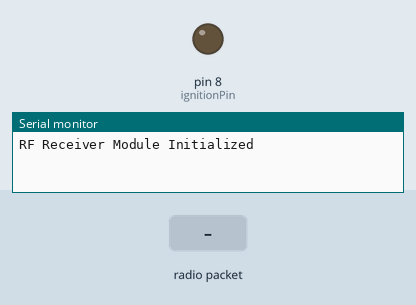
Simulated run of this sketch. Board: Arduino Uno, built with avr-gcc and run on an emulated ATmega328P. On the bench: output pins drawn as LEDs (lit = HIGH), the last lines printed to the serial monitor. Inputs (shaded band) come from the test bench. No radio packets arrive unless stated.

Above: at 1.2 s.
1.3 s: radio packet "1" arrives
At 2.4 s:
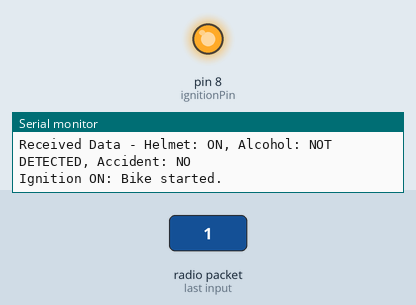
2.8 s: radio packet "0" arrives
At 3.8 s:
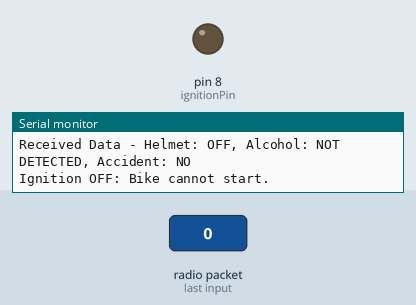
Timing chart, 0 to 5.8 s (numbered marks = the images above; inputs shaded):
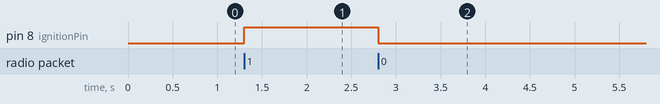

Measured:
- after the input at 1.3 s, pin 8 (ignitionPin): LOW → HIGH at once
- after the input at 2.8 s, pin 8 (ignitionPin): HIGH → LOW at once

The sketch:

rf_receiver.ino
```cpp
// rf_receiver.ino

#include <VirtualWire.h>  // Include VirtualWire library for RF communication

// Define pins
const int receivePin = 11;     // RF Receiver data pin
const int ignitionPin = 8;     // Ignition control pin (for starting/stopping the bike)

// Status flags received from helmet
bool helmetOn = false;
bool isDrunk = false;
bool accidentDetected = false;

void setup() {
    Serial.begin(9600);
    pinMode(ignitionPin, OUTPUT);
    digitalWrite(ignitionPin, LOW);  // Start with the ignition off

    // Initialize RF receiver
    vw_set_rx_pin(receivePin);
    vw_setup(2000);  // Transmission speed in bps (must match transmitter speed)
    vw_rx_start();   // Start the RF receiver
    Serial.println("RF Receiver Module Initialized");
}

void loop() {
    uint8_t buffer[3];
    uint8_t bufferLength = sizeof(buffer);

    // Check if a message was received
    if (vw_get_message(buffer, &bufferLength)) {
        // Decode the received message
        helmetOn = buffer[0] == '1';
        isDrunk = buffer[1] == '1';
        accidentDetected = buffer[2] == '1';

        // Print received data for debugging
        Serial.print("Received Data - Helmet: ");
        Serial.print(helmetOn ? "ON" : "OFF");
        Serial.print(", Alcohol: ");
        Serial.print(isDrunk ? "DETECTED" : "NOT DETECTED");
        Serial.print(", Accident: ");
        Serial.println(accidentDetected ? "YES" : "NO");

        // Take action based on the received data
        controlIgnition();

        // Handle accident detection if necessary
        if (accidentDetected) {
            sendAccidentAlert();
        }
    }
}

void controlIgnition() {
    // Control bike ignition based on helmet and alcohol status
    if (helmetOn && !isDrunk && !accidentDetected) {
        digitalWrite(ignitionPin, HIGH);  // Start the bike
        Serial.println("Ignition ON: Bike started.");
    } else {
        digitalWrite(ignitionPin, LOW);   // Stop the bike
        Serial.println("Ignition OFF: Bike cannot start.");
    }
}

void sendAccidentAlert() {
    // Implement code to send accident alert (e.g., via GSM module)
    Serial.println("Accident detected! Sending alert to emergency contact...");
    // Add code here to trigger GSM module for sending SMS with location details
}
```
